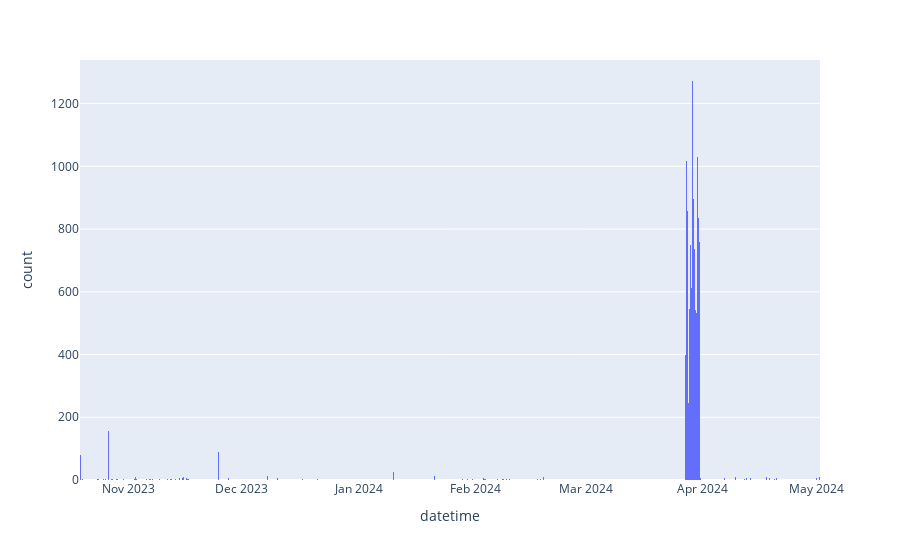

Source (notebook cell):
### Code cell
import plotly.express as px
fig = px.histogram(hw.loc[ids], x="datetime", nbins=1000)
fig.show()

### Figure 1 — Plotly figure (JSON) as saved in the notebook; plotly's stock layout.template omitted (floating-point values rounded to 4 significant figures; data arrays with more than 128 entries replaced by an {"elided": "..."} marker saying what was removed)
{"data": [{"alignmentgroup": "True", "bingroup": "x", "hovertemplate": "datetime=%{x}<br>count=%{y}<extra></extra>", "legendgroup": "", "marker": {"color": "#636efa", "pattern": {"shape": ""}}, "name": "", "nbinsx": 1000, "offsetgroup": "", "orientation": "v", "showlegend": false, "x": {"elided": "12646 str values"}, "xaxis": "x", "yaxis": "y", "type": "histogram"}], "layout": {"xaxis": {"anchor": "y", "domain": [0.0, 1.0], "title": {"text": "datetime"}}, "yaxis": {"anchor": "x", "domain": [0.0, 1.0], "title": {"text": "count"}}, "legend": {"tracegroupgap": 0}, "margin": {"t": 60}, "barmode": "relative"}}
